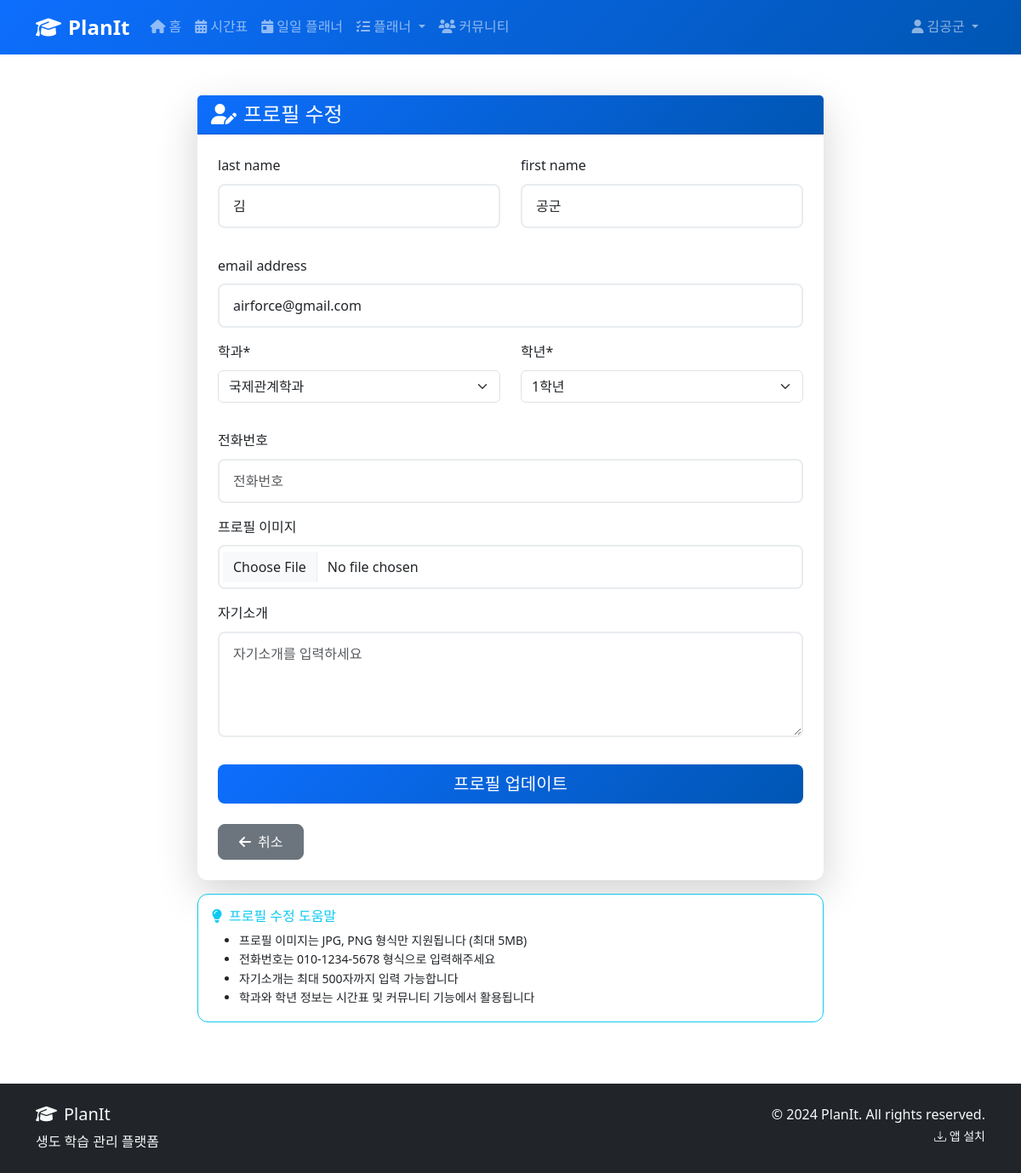
The page /accounts/profile/edit/ (signed in) on the database its author committed.
### accounts/models.py (models this page shows, shortened)
class User(AbstractUser):
    DEPARTMENT_CHOICES = [
        ('INTL', '국제관계학과'),
        ('DEFENSE', '국방경영학과'),
        ('AERO_POLICY', '항공우주정책학과'),
        ('COMP', '컴퓨터과학과'),
        ('AERO', '항공공학과'),
        ('SPACE', '우주공학과'),
        ('MECH', '기계공학과'),
        ('ELEC', '전자통신공학과'),
        ('SYSTEM', '시스템공학과'),
    ]
    GRADE_CHOICES = [
        (1, '1학년'),
        (2, '2학년'),
        (3, '3학년'),
        (4, '4학년'),
    ]
    student_id = models.CharField(
        max_length=10,
        unique=True,
        validators=[RegexValidator(r'^\d{7}$', '학번은 7자리 숫자여야 합니다.')],
        help_text='7자리 학번을 입력하세요'
    )
    department = models.CharField(
        max_length=15,
        choices=DEPARTMENT_CHOICES,
        default='COMP',
        verbose_name='학과'
    )
    grade = models.IntegerField(
        choices=GRADE_CHOICES,
        default=1,
        verbose_name='학년'
    )
    phone_number = models.CharField(
        max_length=15,
        blank=True,
        validators=[RegexValidator(r'^\d{3}-\d{4}-\d{4}$', '전화번호 형식: 010-1234-5678')],
        verbose_name='전화번호'
    )
    profile_image = models.ImageField(
        upload_to='profiles/',
        blank=True,
        null=True,
        verbose_name='프로필 이미지'
    )
    bio = models.TextField(
        max_length=500,
        blank=True,
        verbose_name='자기소개'
    )
    created_at = models.DateTimeField(auto_now_add=True)
    updated_at = models.DateTimeField(auto_now=True)
    class Meta:
        verbose_name = '사용자'
        verbose_name_plural = '사용자들'

### accounts/views.py (the view, shortened to what this page needs)
# urls.py: path('profile/edit/', views.ProfileEditView.as_view(), name='profile_edit'),
class ProfileEditView(LoginRequiredMixin, UpdateView):
    model = User
    form_class = ProfileEditForm
    template_name = 'accounts/profile_edit.html'
    success_url = reverse_lazy('accounts:profile')
    def get_object(self):
        return self.request.user

### templates/accounts/profile_edit.html (shortened to what this page needs)
{% extends 'base.html' %}
{% load crispy_forms_tags %}
{% block content %}
<div class="container">
    <div class="row justify-content-center">
        <div class="col-md-8">
            <div class="card shadow-lg border-0 mt-4">
                <div class="card-header bg-primary text-white">
                    <h4 class="mb-0">
                        <i class="fas fa-user-edit me-2"></i>프로필 수정
                    </h4>
                </div>
                <div class="card-body p-4">
                    {% crispy form %}
                    <div class="d-flex justify-content-between mt-4">
                        <a href="{% url 'accounts:profile' %}" class="btn btn-secondary">
                            <i class="fas fa-arrow-left me-2"></i>취소
                        </a>
                    </div>
                </div>
            </div>
            <div class="card border-info mt-3">
                <div class="card-body">
                    <h6 class="card-title text-info">
                        <i class="fas fa-lightbulb me-2"></i>프로필 수정 도움말
                    </h6>
                    <ul class="card-text small mb-0">
                        <li>프로필 이미지는 JPG, PNG 형식만 지원됩니다 (최대 5MB)</li>
                        <li>전화번호는 010-1234-5678 형식으로 입력해주세요</li>
                        <li>자기소개는 최대 500자까지 입력 가능합니다</li>
                        <li>학과와 학년 정보는 시간표 및 커뮤니티 기능에서 활용됩니다</li>
                    </ul>
                </div>
            </div>
        </div>
    </div>
</div>
{% endblock %}

### templates/base.html (shortened to what this page needs)
{% load static %}
<!DOCTYPE html>
<html lang="ko">
<head>
    <link href="https://cdn.jsdelivr.net/npm/bootstrap@5.3.2/dist/css/bootstrap.min.css" rel="stylesheet">
    <link rel="stylesheet" href="https://cdn.jsdelivr.net/npm/bootstrap-icons@1.11.0/font/bootstrap-icons.css">
    <link rel="stylesheet" href="https://cdnjs.cloudflare.com/ajax/libs/font-awesome/6.4.0/css/all.min.css">
    <link rel="stylesheet" href="{% static 'css/style.css' %}">
</head>
<body>
    <nav class="navbar navbar-expand-lg navbar-dark bg-primary">
        <div class="container">
            <a class="navbar-brand fw-bold" href="{% url 'home' %}">
                <i class="fas fa-graduation-cap me-2"></i>PlanIt
            </a>
            <div class="collapse navbar-collapse" id="navbarNav">
                <ul class="navbar-nav me-auto">
                    <li class="nav-item">
                        <a class="nav-link" href="{% url 'home' %}">
                            <i class="fas fa-home me-1"></i>홈
                        </a>
                    </li>
                    {% if user.is_authenticated %}
                    <li class="nav-item">
                        <a class="nav-link" href="{% url 'timetable:index' %}">
                            <i class="fas fa-calendar-alt me-1"></i>시간표
                        </a>
                    </li>
                    <li class="nav-item">
                        <a class="nav-link" href="{% url 'planner:daily_planner' %}">
                            <i class="fas fa-calendar-day me-1"></i>일일 플래너
                        </a>
                    </li>
                    <li class="nav-item dropdown">
                        <a class="nav-link dropdown-toggle" href="#" id="plannerDropdown" role="button" data-bs-toggle="dropdown">
                            <i class="fas fa-tasks me-1"></i>플래너
                        </a>
                    </li>
                    <li class="nav-item">
                        <a class="nav-link" href="{% url 'community:index' %}">
                            <i class="fas fa-users me-1"></i>커뮤니티
                        </a>
                    </li>
                    {% endif %}
                </ul>
                <ul class="navbar-nav">
                    {% if user.is_authenticated %}
                    <li class="nav-item dropdown">
                        <a class="nav-link dropdown-toggle" href="#" id="navbarDropdown" role="button" data-bs-toggle="dropdown">
                            <i class="fas fa-user me-1"></i>{{ user.username }}
                        </a>
                    </li>
                    {% endif %}
                </ul>
            </div>
        </div>
    </nav>
    <main class="container-fluid py-4">
        {% block content %}{% endblock %}
    </main>
    <footer class="bg-dark text-light py-4 mt-5">
        <div class="container">
            <div class="row">
                <div class="col-md-6">
                    <h5><i class="fas fa-graduation-cap me-2"></i>PlanIt</h5>
                    <p class="mb-0">생도 학습 관리 플랫폼</p>
                </div>
                <div class="col-md-6 text-md-end">
                    <p class="mb-0">&copy; 2024 PlanIt. All rights reserved.</p>
                    <small>
                        <a href="{% url 'install' %}" class="text-light text-decoration-none">
                            <i class="bi bi-download"></i> 앱 설치
                        </a>
                    </small>
                </div>
            </div>
        </div>
    </footer>
</body>
</html>

### static/css/style.css (style rules this page uses)
:root { --primary-color: #0d6efd; --secondary-color: #6c757d; --success-color: #198754; --info-color: #0dcaf0; --warning-color: #ffc107; --danger-color: #dc3545; --light-color: #f8f9fa; --dark-color: #212529; }
body { font-family: 'Segoe UI', Tahoma, Geneva, Verdana, sans-serif; line-height: 1.6; }
.navbar-brand { font-size: 1.5rem; font-weight: 700; }
.navbar-nav .nav-link { font-weight: 500; transition: color 0.3s ease; }
.card { transition: transform 0.3s ease, box-shadow 0.3s ease; border-radius: 12px; }
.btn { border-radius: 8px; font-weight: 500; padding: 0.5rem 1.5rem; transition: all 0.3s ease; }
.btn-primary { background: linear-gradient(135deg, #0d6efd 0%, #0056b3 100%); border: none; }
.bg-primary { background: linear-gradient(135deg, #0d6efd 0%, #0056b3 100%) !important; }
.form-control { border-radius: 8px; border: 2px solid #e9ecef; padding: 0.75rem 1rem; transition: border-color 0.3s ease, box-shadow 0.3s ease; }

### rows shown on the page
User: username "김공군", last_name "김", first_name "공군", email "airforce@gmail.com", department "국제관계학과", grade "1학년"
